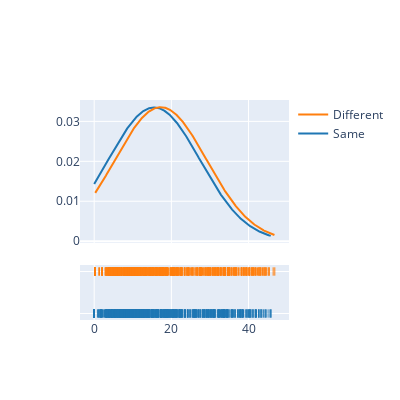

Notebook code cell kept with this figure:
### Code cell
fig.update_layout(autosize=False, width=400, height=400)

### Figure 1 — Plotly figure (JSON) as saved in the notebook; plotly's stock layout.template omitted (floating-point values rounded to 4 significant figures; data arrays with more than 128 entries replaced by an {"elided": "..."} marker saying what was removed)
{"data": [{"legendgroup": "Same", "marker": {"color": "rgb(31, 119, 180)"}, "mode": "lines", "name": "Same", "showlegend": true, "type": "scatter", "x": {"elided": "500 float values"}, "xaxis": "x", "y": {"elided": "500 float values"}, "yaxis": "y"}, {"legendgroup": "Different", "marker": {"color": "rgb(255, 127, 14)"}, "mode": "lines", "name": "Different", "showlegend": true, "type": "scatter", "x": {"elided": "500 float values"}, "xaxis": "x", "y": {"elided": "500 float values"}, "yaxis": "y"}, {"legendgroup": "Same", "marker": {"color": "rgb(31, 119, 180)", "symbol": "line-ns-open"}, "mode": "markers", "name": "Same", "showlegend": false, "type": "scatter", "x": {"elided": "702 float values"}, "xaxis": "x", "y": {"elided": "702 str values"}, "yaxis": "y2"}, {"legendgroup": "Different", "marker": {"color": "rgb(255, 127, 14)", "symbol": "line-ns-open"}, "mode": "markers", "name": "Different", "showlegend": false, "type": "scatter", "x": {"elided": "676 float values"}, "xaxis": "x", "y": {"elided": "676 str values"}, "yaxis": "y2"}], "layout": {"autosize": false, "barmode": "overlay", "height": 400, "hovermode": "closest", "legend": {"traceorder": "reversed"}, "width": 400, "xaxis": {"anchor": "y2", "autorange": true, "domain": [0, 1], "range": [-3.697, 50.51], "type": "linear", "zeroline": false}, "yaxis": {"anchor": "free", "autorange": true, "domain": [0.35, 1], "position": 0, "range": [-0.0004525, 0.03536], "type": "linear"}, "yaxis2": {"anchor": "x", "autorange": true, "domain": [0, 0.25], "dtick": 1, "range": [-0.1548, 1.155], "showticklabels": false, "type": "category"}}}
